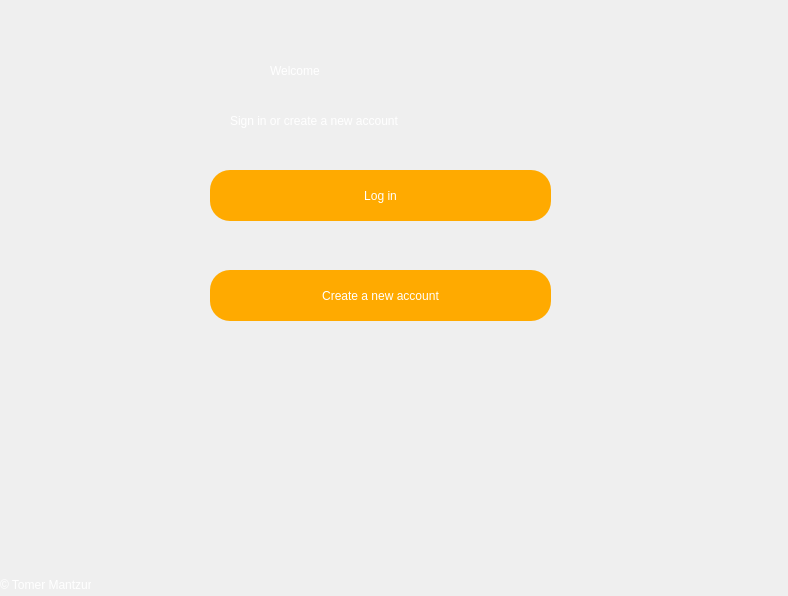
<?xml version="1.0" encoding="UTF-8"?>
<ui version="4.0">
 <class>Dialog</class>
 <widget class="QDialog" name="Dialog">
  <property name="geometry">
   <rect>
    <x>0</x>
    <y>0</y>
    <width>788</width>
    <height>596</height>
   </rect>
  </property>
  <property name="windowTitle">
   <string>Dialog</string>
  </property>
  <widget class="QWidget" name="bgwidget" native="true">
   <property name="geometry">
    <rect>
     <x>0</x>
     <y>0</y>
     <width>800</width>
     <height>600</height>
    </rect>
   </property>
   <property name="styleSheet">
    <string notr="true">QWidget#bgwidget{
font-family : NovaFlat;
color: rgb(255, 255, 255);
border-image: url(:/img/img/—Pngtree—dark black with shiny gold_1173832.png);
}
</string>
   </property>
   <widget class="QLabel" name="label">
    <property name="geometry">
     <rect>
      <x>270</x>
      <y>40</y>
      <width>251</width>
      <height>61</height>
     </rect>
    </property>
    <property name="styleSheet">
     <string notr="true">font: italic 44pt &quot;Monotype Corsiva&quot;;
background-color:  rgba(0,0,0,0);
color:#fff;
</string>
    </property>
    <property name="text">
     <string>Welcome</string>
    </property>
   </widget>
   <widget class="QLabel" name="label_2">
    <property name="geometry">
     <rect>
      <x>230</x>
      <y>100</y>
      <width>301</width>
      <height>41</height>
     </rect>
    </property>
    <property name="styleSheet">
     <string notr="true">font: italic 18pt &quot;Monotype Corsiva&quot;;
background-color:  rgba(0,0,0,0);
color: #fff;
</string>
    </property>
    <property name="text">
     <string>Sign in or create a new account</string>
    </property>
   </widget>
   <widget class="QPushButton" name="login">
    <property name="geometry">
     <rect>
      <x>210</x>
      <y>170</y>
      <width>341</width>
      <height>51</height>
     </rect>
    </property>
    <property name="styleSheet">
     <string notr="true">border-radius:20px;
background-color:rgb(255, 170, 0);
font: italic 16pt &quot;Monotype Corsiva&quot;;
color: rgb(255, 255, 255);
</string>
    </property>
    <property name="text">
     <string>Log in</string>
    </property>
   </widget>
   <widget class="QPushButton" name="create">
    <property name="geometry">
     <rect>
      <x>210</x>
      <y>270</y>
      <width>341</width>
      <height>51</height>
     </rect>
    </property>
    <property name="styleSheet">
     <string notr="true">border-radius:20px;
background-color:rgb(255, 170, 0);
font: italic 16pt &quot;Monotype Corsiva&quot;;
color: rgb(255, 255, 255);
</string>
    </property>
    <property name="text">
     <string>Create a new account</string>
    </property>
   </widget>
   <widget class="QLabel" name="CopyRight">
    <property name="geometry">
     <rect>
      <x>0</x>
      <y>575</y>
      <width>91</width>
      <height>20</height>
     </rect>
    </property>
    <property name="styleSheet">
     <string notr="true">
font: 8pt &quot;MS Shell Dlg 2&quot;;
color:#fff;</string>
    </property>
    <property name="text">
     <string>© Tomer Mantzuri</string>
    </property>
   </widget>
   <widget class="QPushButton" name="closebutton">
    <property name="geometry">
     <rect>
      <x>750</x>
      <y>10</y>
      <width>31</width>
      <height>31</height>
     </rect>
    </property>
    <property name="styleSheet">
     <string notr="true">border:none;</string>
    </property>
    <property name="text">
     <string/>
    </property>
    <property name="icon">
     <iconset resource="Resources.qrc">
      <normaloff>:/Icons/Icons/Oxygen-Icons.org-Oxygen-Actions-edit-delete.ico</normaloff>:/Icons/Icons/Oxygen-Icons.org-Oxygen-Actions-edit-delete.ico</iconset>
    </property>
    <property name="iconSize">
     <size>
      <width>24</width>
      <height>24</height>
     </size>
    </property>
   </widget>
  </widget>
  <widget class="QPushButton" name="Minimize">
   <property name="geometry">
    <rect>
     <x>720</x>
     <y>10</y>
     <width>31</width>
     <height>31</height>
    </rect>
   </property>
   <property name="styleSheet">
    <string notr="true">border:nine;</string>
   </property>
   <property name="text">
    <string/>
   </property>
   <property name="icon">
    <iconset resource="Resources.qrc">
     <normaloff>:/Icons/Icons/Ahmadhania-Spherical-Minimize.ico</normaloff>:/Icons/Icons/Ahmadhania-Spherical-Minimize.ico</iconset>
   </property>
   <property name="iconSize">
    <size>
     <width>20</width>
     <height>20</height>
    </size>
   </property>
  </widget>
 </widget>
 <resources>
  <include location="Resources.qrc"/>
 </resources>
 <connections/>
</ui>
